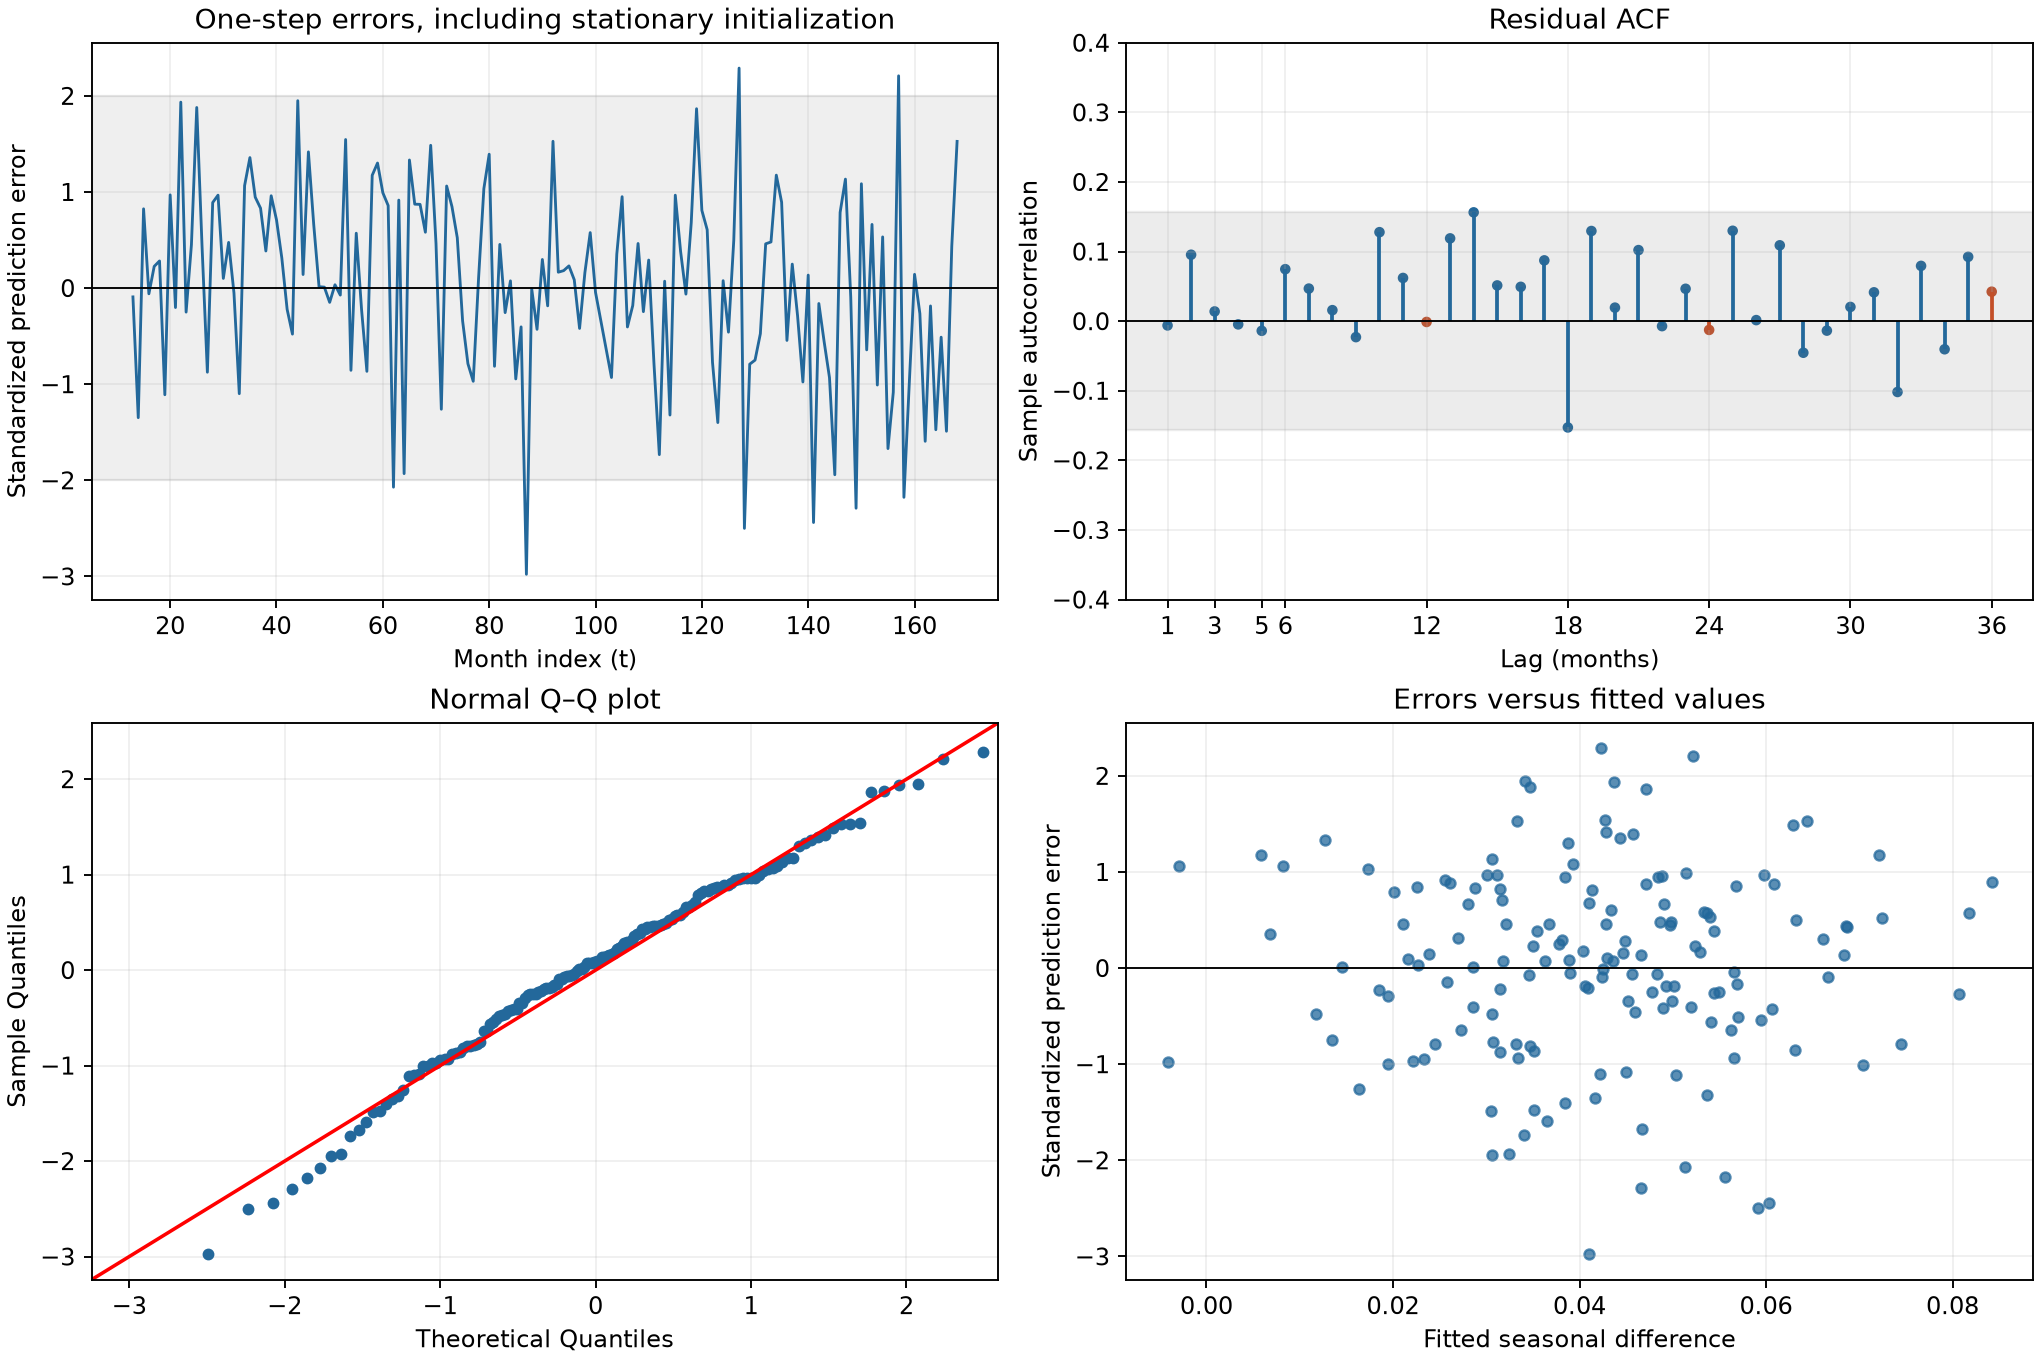

The script that saved this image:
import json
import numpy as np
import pandas as pd
import matplotlib
matplotlib.use('Agg')
import matplotlib.pyplot as plt
import statsmodels.api as sm
from statsmodels.tsa.statespace.sarimax import SARIMAX
from statsmodels.tsa.stattools import acf
from statsmodels.stats.diagnostic import acorr_ljungbox
from scipy.stats import jarque_bera


def main():
    data=pd.read_csv('hotel_monthly.csv')
    star=data.rooms_per_day.to_numpy(dtype=float)**.25
    v=star[12:]-star[:-12]
    with open('turn08_candidate_fit_results.json') as f:
        saved=json.load(f)
    params=saved['with_constant']['parameters']
    model=SARIMAX(v,order=([1,3,5],0,0),seasonal_order=(0,0,1,12),trend='c',
                  enforce_stationarity=True,enforce_invertibility=True)
    fit=model.filter([params[name] for name in model.param_names])
    residual=fit.filter_results.standardized_forecasts_error[0]
    times=data.t.to_numpy()[12:]
    a=acf(residual,nlags=36,adjusted=False,fft=False)
    band=1.96/np.sqrt(len(residual))
    lb=acorr_ljungbox(residual,lags=[12,24,36],model_df=4,return_df=True)
    sensitivity=acorr_ljungbox(residual[12:],lags=[12,24,36],model_df=4,return_df=True)
    jb=jarque_bera(residual)
    fig,axes=plt.subplots(2,2,figsize=(12,8),constrained_layout=True)
    axes[0,0].plot(times,residual,color='#23689b',linewidth=1.2)
    axes[0,0].axhline(0,color='black',linewidth=.8)
    axes[0,0].axhspan(-2,2,color='gray',alpha=.12)
    axes[0,0].set(xlabel='Month index (t)',ylabel='Standardized prediction error',title='One-step errors, including stationary initialization')
    lags=np.arange(1,37)
    colors=['#c34f28' if k%12==0 else '#23689b' for k in lags]
    axes[0,1].vlines(lags,0,a[1:],colors=colors,linewidth=1.6)
    axes[0,1].scatter(lags,a[1:],c=colors,s=12)
    axes[0,1].axhspan(-band,band,color='gray',alpha=.15)
    axes[0,1].axhline(0,color='black',linewidth=.8)
    axes[0,1].set(xlabel='Lag (months)',ylabel='Sample autocorrelation',title='Residual ACF',ylim=(-.4,.4),xticks=[1,3,5,6,12,18,24,30,36])
    sm.qqplot(residual,line='45',ax=axes[1,0],markerfacecolor='#23689b',markeredgecolor='#23689b',markersize=4)
    axes[1,0].set(title='Normal Q–Q plot')
    axes[1,1].scatter(fit.fittedvalues,residual,color='#23689b',s=18,alpha=.75)
    axes[1,1].axhline(0,color='black',linewidth=.8)
    axes[1,1].set(xlabel='Fitted seasonal difference',ylabel='Standardized prediction error',title='Errors versus fitted values')
    for ax in axes.flat:
        ax.grid(alpha=.2)
    fig.savefig('turn09_residual_diagnostics.png',dpi=170)
    plt.close(fig)
    idx=np.argsort(np.abs(residual))[-5:][::-1]
    result={'residual_definition':'Standardized one-step-ahead state-space forecast errors (error divided by its model-implied conditional standard deviation); full 156 observations',
        'parameters_source':'turn08_candidate_fit_results.json; filtered at saved parameters, no refitting',
        'ljung_box_convention':'model_df=4: three estimated AR coefficients plus one seasonal MA coefficient; chi-square reference df=lag-4; intercept and innovation variance not counted',
        'ljung_box':lb.reset_index(names='lag').to_dict(orient='records'),
        'sensitivity_omit_first_12':sensitivity.reset_index(names='lag').to_dict(orient='records'),
        'acf_lags_0_to_36':a.tolist(),'pointwise_reference_band':float(band),
        'jarque_bera':{'statistic':float(jb.statistic),'p_value':float(jb.pvalue)},
        'standardized_error_mean':float(residual.mean()),'standardized_error_sd':float(residual.std(ddof=1)),
        'first_half_mean_square':float(np.mean(residual[:78]**2)),
        'second_half_mean_square':float(np.mean(residual[78:]**2)),
        'largest_absolute_errors':[{'t':int(times[i]),'standardized_error':float(residual[i])} for i in idx],
        't':times.tolist(),'standardized_errors':residual.tolist()}
    with open('turn09_residual_diagnostics_results.json','w') as f:
        json.dump(result,f,indent=2)
    print(lb)
    print('Omit initial 12:',sensitivity)
    print('ACF exceeding band:',{k:round(float(a[k]),4) for k in range(1,37) if abs(a[k])>band})
    print('Seasonal ACF:',{k:round(float(a[k]),4) for k in [12,24,36]})
    print('JB',jb)
    print('Mean squares',result['first_half_mean_square'],result['second_half_mean_square'])
    print('Largest',result['largest_absolute_errors'])


if __name__=='__main__':
    main()
